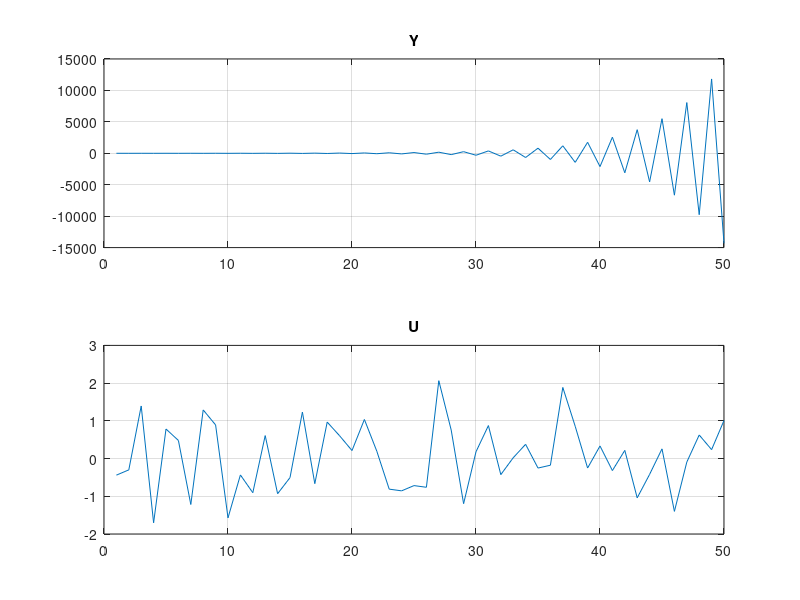

The MATLAB source for this figure: (Note: this script raises an error after producing the figure.)
close all;
clear all;
clc;

noise = 0;
x_dim = 2;
y_dim = 1;
u_dim = 1;
% A = randn(x_dim);
% [U,S,V]=svd(A);
% A = U*eye(x_dim)*1.1*V';
% B = randn(x_dim,u_dim);
% C = randn(y_dim,x_dim);
% D = randn(y_dim,u_dim);
A=[-1.2,0.03;0.075,-1];
B=[2;0];
C=[0,1];
D=0;

u_d = [];
y_d = [];
x = randn(x_dim,1);
for i=1:50
    u = randn(u_dim,1);
    y = C * x + D * u + randn(y_dim,1)*noise;
    x = A * x + B * u;
    u_d = [u_d; u'];
    y_d = [y_d; y'];
end

figure
subplot(2,1,1)
plot(y_d)
grid on;
title('Y');
subplot(2,1,2)
plot(u_d)
grid on;
title('U')


n = x_dim;     
L = 10;     
R = 0;%eye(u_dim)/1000;    
Q = eye(y_dim);      

ddmpc= DDMPC(u_d,y_d,Q,R,n,L,'y_s',0,....
    'G_mat_u',[1;-1],'g_vec_u',[1;1]*5,....
    ...%'G_mat_y',[1,0;-1,0;0,1;0,-1],'g_vec_y',ones(4,1)*30,....
    'lambda_sigma',100, 'ctrl_mode', 'nominal');
    
u = randn(u_dim,1)*0;
x = randn(x_dim,1)*10;

u_traj = [];
y_traj =[];
for i=1:30
    y = C * x + D * u;
    x = A * x + B * u;

     y = y+randn(y_dim,1)*noise;

    u = ddmpc.step(u,y);
    u_traj = [u_traj; u'];
    y_traj = [y_traj; y'];
end

figure
subplot(2,1,1)
plot(y_traj)
grid on;
title('Y');
subplot(2,1,2)
plot(u_traj)
grid on;
title('U')